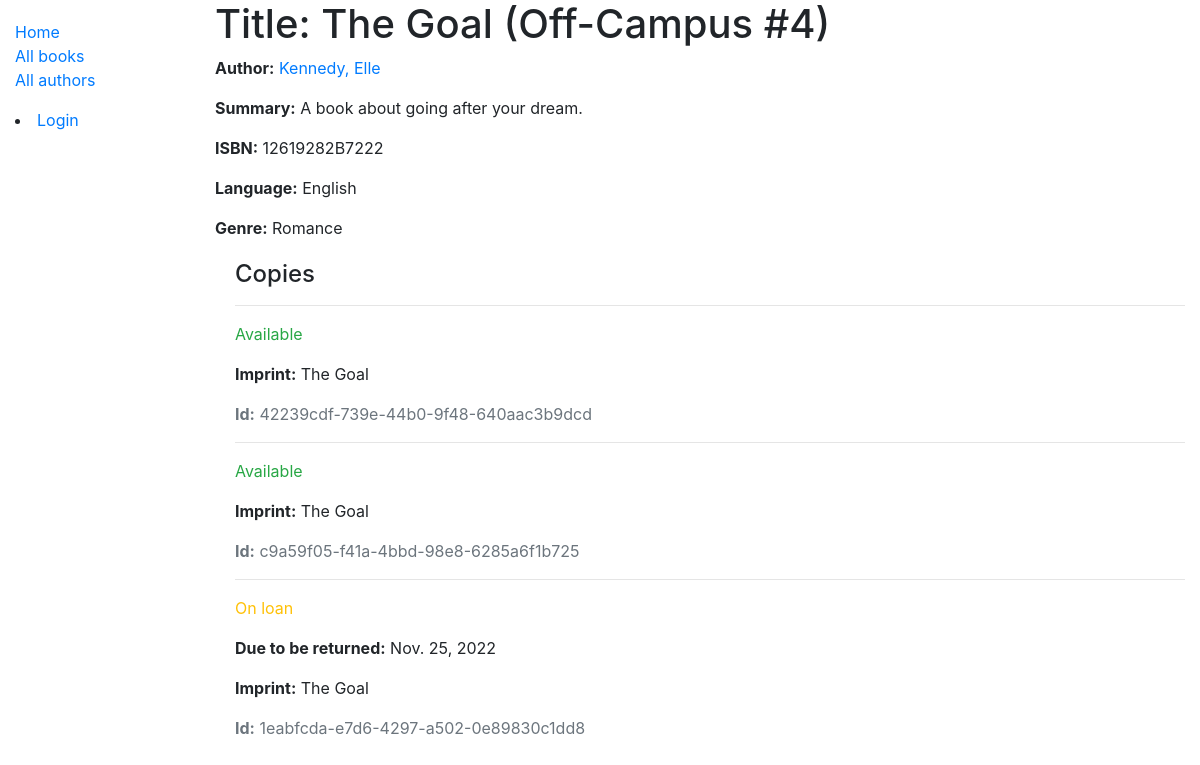
The page /catalog/book/1 on the database as committed earlier.
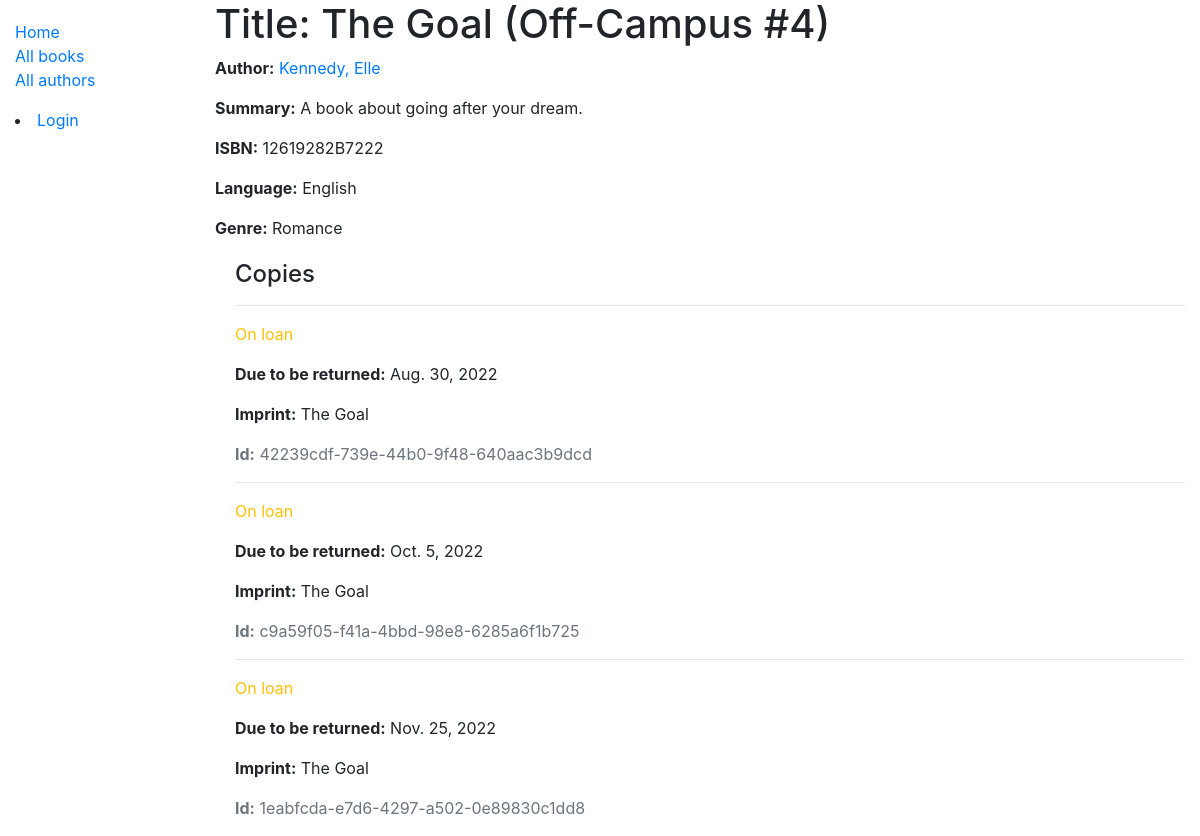
The same page on the database as committed later.
### catalog/models.py (models this page shows, shortened)
class BookInstance(models.Model):
    id = models.UUIDField(primary_key=True, default=uuid.uuid4, help_text='Unique ID for this particular book across whole library')
    book = models.ForeignKey('Book', on_delete=models.RESTRICT, null=True)
    imprint = models.CharField(max_length=200)
    due_back = models.DateField(null=True, blank=True)
    LOAN_STATUS = (
        ('m', 'Maintenance'),
        ('o', 'On loan'),
        ('a', 'Available'),
        ('r', 'Reserved'),
    )
    status = models.CharField(
        max_length=1,
        choices=LOAN_STATUS,
        blank=True,
        default='m',
        help_text='Book availability',
    )
    borrower = models.ForeignKey(User, on_delete=models.SET_NULL, null=True, blank=True)
    class Meta:
        ordering = ['due_back']
        permissions = (("can_mark_returned", "Set book as returned"),)

### catalog/views.py (the view)
# urls.py: path('book/<int:pk>', views.BookDetailView.as_view(), name='book-detail'),
class BookDetailView(generic.DetailView):
    model = Book

### catalog/models.py (called while the page is built)
    def __str__(self):
        return self.name

    def __str__(self):
        return self.name

    def __str__(self):
        return f'{self.last_name}, {self.first_name}'

### catalog/templates/catalog/book_detail.html
{% extends "base_generic.html" %}
{% block content %}
  <h1>Title: {{ book.title }}</h1>
  <p><strong>Author:</strong> <a href="">{{ book.author }}</a></p>
  <p><strong>Summary:</strong> {{ book.summary }}</p>
  <p><strong>ISBN:</strong> {{ book.isbn }}</p>
  <p><strong>Language:</strong> {{ book.language }}</p>
  <p><strong>Genre:</strong> {{ book.genre.all|join:", " }}</p>
  <div style="margin-left:20px;margin-top:20px">
    <h4>Copies</h4>
    {% for copy in book.bookinstance_set.all %}
      <hr>
      <p class="{% if copy.status == 'a' %}text-success{% elif copy.status == 'm' %}text-danger{% else %}text-warning{% endif %}">
        {{ copy.get_status_display }}
      </p>
      {% if copy.status != 'a' %}
        <p><strong>Due to be returned:</strong> {{ copy.due_back }}</p>
      {% endif %}
      <p><strong>Imprint:</strong> {{ copy.imprint }}</p>
      <p class="text-muted"><strong>Id:</strong> {{ copy.id }}</p>
    {% endfor %}
  </div>
{% endblock %}

Rows that differ between the two databases and show on the page:
changed BookInstance "42239cdf-739e-44b0-9f48-640aac3b9dcd": status "Available" → "On loan"; due_back (not shown) → "Aug. 30, 2022"
changed BookInstance "c9a59f05-f41a-4bbd-98e8-6285a6f1b725": status "Available" → "On loan"; due_back (not shown) → "Oct. 5, 2022"
